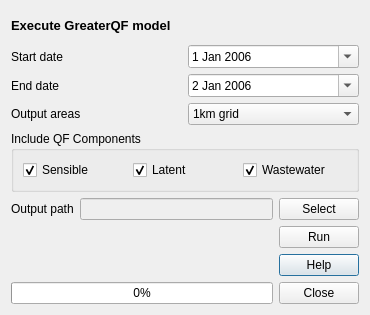
<?xml version="1.0" encoding="UTF-8"?>
<ui version="4.0">
 <class>GreaterQFDialogBase</class>
 <widget class="QDialog" name="GreaterQFDialogBase">
  <property name="geometry">
   <rect>
    <x>0</x>
    <y>0</y>
    <width>370</width>
    <height>315</height>
   </rect>
  </property>
  <property name="windowTitle">
   <string>GreaterQF</string>
  </property>
  <layout class="QGridLayout" name="gridLayout_7">
   <item row="2" column="0">
    <widget class="QGroupBox" name="groupBox">
     <property name="title">
      <string>Include QF Components</string>
     </property>
     <layout class="QGridLayout" name="gridLayout_3">
      <item row="0" column="0">
       <layout class="QGridLayout" name="gridLayout_2">
        <item row="0" column="0">
         <widget class="QCheckBox" name="chkSensibleQf">
          <property name="focusPolicy">
           <enum>Qt::ClickFocus</enum>
          </property>
          <property name="text">
           <string>Sensible</string>
          </property>
          <property name="checked">
           <bool>true</bool>
          </property>
         </widget>
        </item>
        <item row="0" column="1">
         <widget class="QCheckBox" name="chkLatentQf">
          <property name="text">
           <string>Latent</string>
          </property>
          <property name="checked">
           <bool>true</bool>
          </property>
         </widget>
        </item>
        <item row="0" column="2">
         <widget class="QCheckBox" name="chkWastewaterQf">
          <property name="text">
           <string>Wastewater</string>
          </property>
          <property name="checked">
           <bool>true</bool>
          </property>
         </widget>
        </item>
       </layout>
      </item>
     </layout>
    </widget>
   </item>
   <item row="4" column="0">
    <layout class="QGridLayout" name="gridLayout_5">
     <item row="2" column="2">
      <widget class="QPushButton" name="pushButtonHelp">
       <property name="text">
        <string>Help</string>
       </property>
      </widget>
     </item>
     <item row="0" column="2">
      <widget class="QPushButton" name="cmdRunCancel">
       <property name="text">
        <string>Run</string>
       </property>
      </widget>
     </item>
     <item row="3" column="2">
      <widget class="QPushButton" name="pushButtonClose">
       <property name="text">
        <string>Close</string>
       </property>
      </widget>
     </item>
     <item row="3" column="0">
      <widget class="QProgressBar" name="progressBar">
       <property name="value">
        <number>0</number>
       </property>
      </widget>
     </item>
    </layout>
   </item>
   <item row="0" column="0">
    <widget class="QLabel" name="lblTitle">
     <property name="font">
      <font>
       <pointsize>10</pointsize>
       <weight>75</weight>
       <bold>true</bold>
      </font>
     </property>
     <property name="text">
      <string>Execute GreaterQF model</string>
     </property>
    </widget>
   </item>
   <item row="1" column="0">
    <layout class="QGridLayout" name="gridLayout">
     <item row="2" column="1">
      <widget class="QComboBox" name="lstAreas">
       <item>
        <property name="text">
         <string>1km grid</string>
        </property>
       </item>
       <item>
        <property name="text">
         <string>Local Authority</string>
        </property>
       </item>
      </widget>
     </item>
     <item row="2" column="0">
      <widget class="QLabel" name="lblStartDate_2">
       <property name="text">
        <string>Output areas</string>
       </property>
      </widget>
     </item>
     <item row="1" column="0">
      <widget class="QLabel" name="lblEndDate">
       <property name="text">
        <string>End date</string>
       </property>
      </widget>
     </item>
     <item row="1" column="1">
      <widget class="QDateEdit" name="endDate">
       <property name="date">
        <date>
         <year>2006</year>
         <month>1</month>
         <day>2</day>
        </date>
       </property>
       <property name="maximumDateTime">
        <datetime>
         <hour>23</hour>
         <minute>59</minute>
         <second>59</second>
         <year>2010</year>
         <month>12</month>
         <day>31</day>
        </datetime>
       </property>
       <property name="minimumDateTime">
        <datetime>
         <hour>0</hour>
         <minute>0</minute>
         <second>0</second>
         <year>2006</year>
         <month>1</month>
         <day>1</day>
        </datetime>
       </property>
       <property name="calendarPopup">
        <bool>true</bool>
       </property>
      </widget>
     </item>
     <item row="0" column="0">
      <widget class="QLabel" name="lblStartDate">
       <property name="text">
        <string>Start date</string>
       </property>
      </widget>
     </item>
     <item row="0" column="1">
      <widget class="QDateEdit" name="startDate">
       <property name="date">
        <date>
         <year>2006</year>
         <month>1</month>
         <day>1</day>
        </date>
       </property>
       <property name="maximumDateTime">
        <datetime>
         <hour>23</hour>
         <minute>59</minute>
         <second>59</second>
         <year>2010</year>
         <month>12</month>
         <day>31</day>
        </datetime>
       </property>
       <property name="minimumDateTime">
        <datetime>
         <hour>0</hour>
         <minute>0</minute>
         <second>0</second>
         <year>2006</year>
         <month>1</month>
         <day>1</day>
        </datetime>
       </property>
       <property name="calendarPopup">
        <bool>true</bool>
       </property>
      </widget>
     </item>
    </layout>
   </item>
   <item row="3" column="0">
    <layout class="QGridLayout" name="gridLayout_4">
     <item row="0" column="0">
      <widget class="QLabel" name="label">
       <property name="text">
        <string>Output path</string>
       </property>
      </widget>
     </item>
     <item row="0" column="1">
      <widget class="QLineEdit" name="textOutput_raw">
       <property name="enabled">
        <bool>false</bool>
       </property>
       <property name="text">
        <string/>
       </property>
      </widget>
     </item>
     <item row="0" column="2">
      <widget class="QPushButton" name="pushButtonRaw">
       <property name="text">
        <string>Select</string>
       </property>
      </widget>
     </item>
    </layout>
   </item>
  </layout>
 </widget>
 <resources/>
 <connections/>
</ui>
